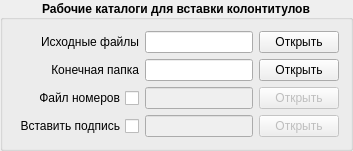
         <widget class="QGroupBox" name="groupBox_main_catalog_insert">
          <property name="font">
           <font>
            <pointsize>9</pointsize>
            <weight>75</weight>
            <bold>true</bold>
           </font>
          </property>
          <property name="title">
           <string>Рабочие каталоги для вставки колонтитулов</string>
          </property>
          <property name="alignment">
           <set>Qt::AlignCenter</set>
          </property>
          <layout class="QGridLayout" name="gridLayout_15">
           <item row="0" column="1">
            <widget class="QLineEdit" name="lineEdit_main_start_path_insert_dir">
             <property name="sizePolicy">
              <sizepolicy hsizetype="Expanding" vsizetype="Fixed">
               <horstretch>0</horstretch>
               <verstretch>0</verstretch>
              </sizepolicy>
             </property>
             <property name="font">
              <font>
               <pointsize>9</pointsize>
               <weight>50</weight>
               <bold>false</bold>
              </font>
             </property>
            </widget>
           </item>
           <item row="1" column="2">
            <widget class="QPushButton" name="pushButton_main_finish_path_insert_dir">
             <property name="sizePolicy">
              <sizepolicy hsizetype="Preferred" vsizetype="Fixed">
               <horstretch>0</horstretch>
               <verstretch>0</verstretch>
              </sizepolicy>
             </property>
             <property name="font">
              <font>
               <pointsize>9</pointsize>
               <weight>50</weight>
               <bold>false</bold>
              </font>
             </property>
             <property name="text">
              <string>Открыть</string>
             </property>
            </widget>
           </item>
           <item row="0" column="0">
            <widget class="QLabel" name="label_main_start_path_insert">
             <property name="sizePolicy">
              <sizepolicy hsizetype="Preferred" vsizetype="Fixed">
               <horstretch>0</horstretch>
               <verstretch>0</verstretch>
              </sizepolicy>
             </property>
             <property name="font">
              <font>
               <pointsize>9</pointsize>
               <weight>50</weight>
               <bold>false</bold>
              </font>
             </property>
             <property name="text">
              <string>Исходные файлы</string>
             </property>
             <property name="alignment">
              <set>Qt::AlignRight|Qt::AlignTrailing|Qt::AlignVCenter</set>
             </property>
            </widget>
           </item>
           <item row="2" column="0">
            <widget class="QCheckBox" name="checkBox_main_file_num">
             <property name="font">
              <font>
               <pointsize>9</pointsize>
               <weight>50</weight>
               <bold>false</bold>
              </font>
             </property>
             <property name="layoutDirection">
              <enum>Qt::RightToLeft</enum>
             </property>
             <property name="text">
              <string>Файл номеров</string>
             </property>
            </widget>
           </item>
           <item row="2" column="2">
            <widget class="QPushButton" name="pushButton_main_file_num">
             <property name="enabled">
              <bool>false</bool>
             </property>
             <property name="sizePolicy">
              <sizepolicy hsizetype="Preferred" vsizetype="Fixed">
               <horstretch>0</horstretch>
               <verstretch>0</verstretch>
              </sizepolicy>
             </property>
             <property name="font">
              <font>
               <pointsize>9</pointsize>
               <weight>50</weight>
               <bold>false</bold>
              </font>
             </property>
             <property name="text">
              <string>Открыть</string>
             </property>
            </widget>
           </item>
           <item row="1" column="1">
            <widget class="QLineEdit" name="lineEdit_main_finish_path_insert_dir">
             <property name="sizePolicy">
              <sizepolicy hsizetype="Expanding" vsizetype="Fixed">
               <horstretch>0</horstretch>
               <verstretch>0</verstretch>
              </sizepolicy>
             </property>
             <property name="font">
              <font>
               <pointsize>9</pointsize>
               <weight>50</weight>
               <bold>false</bold>
              </font>
             </property>
            </widget>
           </item>
           <item row="0" column="2">
            <widget class="QPushButton" name="pushButton_main_start_path_insert_dir">
             <property name="sizePolicy">
              <sizepolicy hsizetype="Preferred" vsizetype="Fixed">
               <horstretch>0</horstretch>
               <verstretch>0</verstretch>
              </sizepolicy>
             </property>
             <property name="font">
              <font>
               <pointsize>9</pointsize>
               <weight>50</weight>
               <bold>false</bold>
              </font>
             </property>
             <property name="text">
              <string>Открыть</string>
             </property>
            </widget>
           </item>
           <item row="1" column="0">
            <widget class="QLabel" name="label_main_finish_path_insert">
             <property name="sizePolicy">
              <sizepolicy hsizetype="Preferred" vsizetype="Fixed">
               <horstretch>0</horstretch>
               <verstretch>0</verstretch>
              </sizepolicy>
             </property>
             <property name="font">
              <font>
               <pointsize>9</pointsize>
               <weight>50</weight>
               <bold>false</bold>
              </font>
             </property>
             <property name="text">
              <string>Конечная папка</string>
             </property>
             <property name="alignment">
              <set>Qt::AlignRight|Qt::AlignTrailing|Qt::AlignVCenter</set>
             </property>
            </widget>
           </item>
           <item row="2" column="1">
            <widget class="QLineEdit" name="lineEdit_main_file_num_path">
             <property name="enabled">
              <bool>false</bool>
             </property>
             <property name="sizePolicy">
              <sizepolicy hsizetype="Expanding" vsizetype="Fixed">
               <horstretch>0</horstretch>
               <verstretch>0</verstretch>
              </sizepolicy>
             </property>
             <property name="font">
              <font>
               <pointsize>9</pointsize>
               <weight>50</weight>
               <bold>false</bold>
              </font>
             </property>
            </widget>
           </item>
           <item row="3" column="0">
            <widget class="QCheckBox" name="checkBox_main_signature">
             <property name="font">
              <font>
               <pointsize>9</pointsize>
               <weight>50</weight>
               <bold>false</bold>
              </font>
             </property>
             <property name="layoutDirection">
              <enum>Qt::RightToLeft</enum>
             </property>
             <property name="text">
              <string>Вставить подпись</string>
             </property>
            </widget>
           </item>
           <item row="3" column="1">
            <widget class="QLineEdit" name="lineEdit_main_path_signature_dir">
             <property name="enabled">
              <bool>false</bool>
             </property>
             <property name="font">
              <font>
               <pointsize>9</pointsize>
               <weight>50</weight>
               <bold>false</bold>
              </font>
             </property>
            </widget>
           </item>
           <item row="3" column="2">
            <widget class="QPushButton" name="pushButton_main_path_signature_dir">
             <property name="enabled">
              <bool>false</bool>
             </property>
             <property name="font">
              <font>
               <pointsize>9</pointsize>
               <weight>50</weight>
               <bold>false</bold>
              </font>
             </property>
             <property name="text">
              <string>Открыть</string>
             </property>
            </widget>
           </item>
          </layout>
         </widget>
